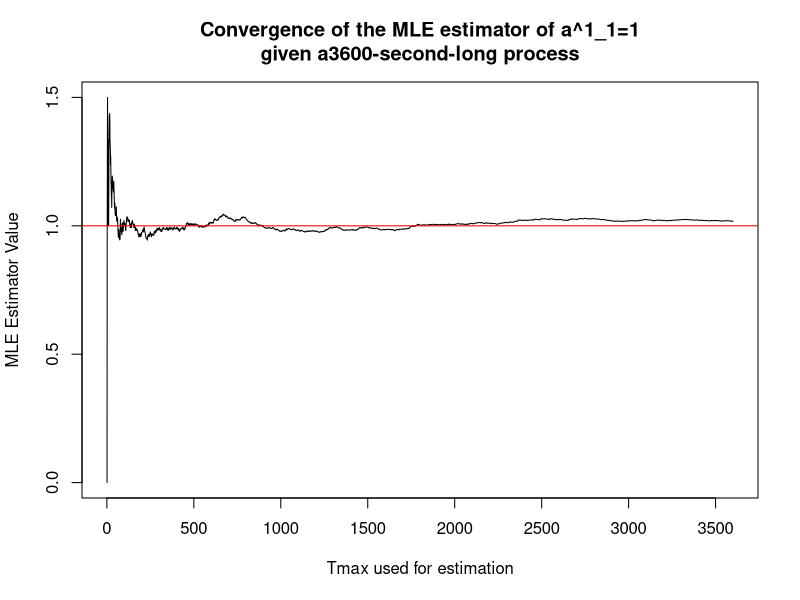
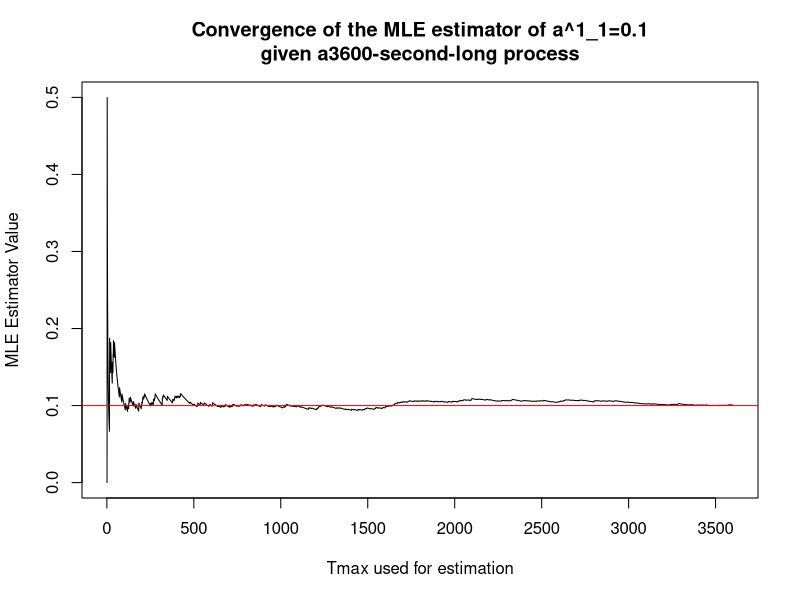
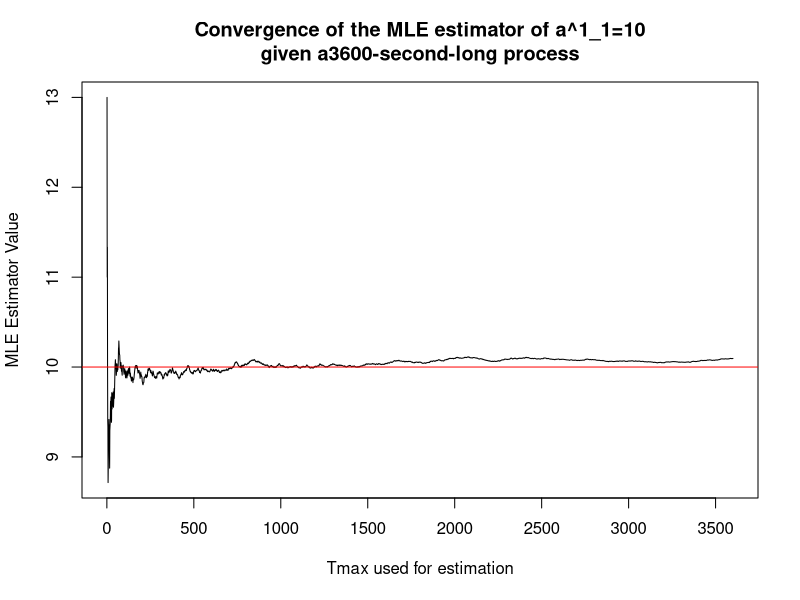

Here is the R script that generated these plots, in order:
## ---- chunk 1
knitr::opts_chunk$set(echo = TRUE)
## ---- chunk 2

compute_jump <- function(state, p_AtoD, p_StoD, p_DtoS, p_DtoA){
  ### Computes the next jump
  if (state == "A"){
    draw = rbinom(1, 1, p_AtoD)
    if (draw == 1){
      return("D")
    } else {
      return("A")
    }
  }
  if (state == "S") {
    draw = rbinom(1, 1, p_StoD)
    if (draw == 1){
      return("D")
    } else {
      return("S")
    }
  }
  # Else (State is drowsy)
  draw = runif(1, 0, 1)
  if (draw < p_DtoS){
      return("S")
    } else if (draw < p_DtoS + p_DtoA) {
      return("A")
    } else {
      return("D")
    }
}

generate_process_from_model1 <- function(x0, n, p_AtoD, p_StoD, p_DtoS, p_DtoA){
  ### Generates a process given the model 1 previously discribed
  ### x0: start state, p_AtoD: jump probability from A to D, 
  ### p_StoD: jump probability from S to D, n: process length
  if (!x0 %in% c("A","S","D")) {
    print("Wrong input for entry state x0")
    return(0)
  }
  process = c(x0)
  for (step in c(1:n)) {
    x0 = compute_jump(x0, p_AtoD, p_StoD, p_DtoS, p_DtoA)
    process = c(process, x0)
  }
  return(process)
}

## ---- chunk 3

p_AtoD = 0.4
p_StoD = 0.2
p_DtoS = 0.4 
p_DtoA = 0.4
generate_process_from_model1("A", 50, p_AtoD, p_StoD, p_DtoS, p_DtoA)
generate_process_from_model1("S", 50, p_AtoD, p_StoD, p_DtoS, p_DtoA)
generate_process_from_model1("D", 50, p_AtoD, p_StoD, p_DtoS, p_DtoA)

## ---- chunk 4

compute_estimator <- function(sequence, start_state, end_state){
  ### Computes the MLE estimator of the transition probability between
  ### <start_state> and <end_state>. 
  # Computes all transitions in the sequence
  transitions = c()
  for (i in 1:(length(sequence)-1)){
    transitions = cbind(transitions, paste(sequence[i], "-", sequence[i+1]))
  }
  counter = table(transitions)
  # Computes the number of occurences of target transition
  transition_to_check = paste(start_state, "-", end_state)
  n_transition = counter[names(counter)==transition_to_check][[1]]
  # Returns the estimator
  n = sum(counter[substr(names(counter),1,1)==start_state])
  return(round(n_transition/n, 3))
}

## ---- chunk 5

for (n in c(50, 100, 500, 1000, 5000, 10000)) {
  sequence = generate_process_from_model1("A", n, p_AtoD, p_StoD, p_DtoS, p_DtoA)
  cat("== Computing the MLE estimator with n =", n, "==\n")
  pAD = compute_estimator(sequence, "A","D")
  pSD = compute_estimator(sequence, "S","D")
  pDS = compute_estimator(sequence, "D","S")
  pDA = compute_estimator(sequence, "D","A")
  pDD = compute_estimator(sequence, "D","D")
  pAA = compute_estimator(sequence, "A","A")
  pSS = compute_estimator(sequence, "S","S")
  cat(paste("\tReal Probability\tMLE estimator\n"))
  cat(paste("P_AtoD:\t", p_AtoD, "\t\t\t", pAD, "\n"))
  cat(paste("P_StoD:\t", p_StoD, "\t\t\t", pSD, "\n"))
  cat(paste("P_DtoS:\t", p_DtoS, "\t\t\t", pDS, "\n"))
  cat(paste("P_DtoA:\t", p_DtoA, "\t\t\t", pDA, "\n"))
  cat(paste("P_DtoD:\t", 1-p_DtoS-p_DtoA, "\t\t\t", pDD, "\n"))
  cat(paste("P_AtoA:\t", 1-p_AtoD, "\t\t\t", pAA, "\n"))
  cat(paste("P_StoS:\t", 1-p_StoD, "\t\t\t", pSS, "\n\n\n"))
}

## ---- chunk 6

simulate_a11 <- function(a11, maximum_seconds){
  # Simulates a poisson process with a11 fixed (i.e. homogeneous)
  draws = c()
  maxT = 0
  while (maxT < maximum_seconds) {
    draw = rexp(1, a11)
    maxT = maxT + draw
    draws = c(draws, draw)
  }
  poisson_process = cumsum(draws)
  # Computes the estimator for a growing [0, T] window
  estimators = c()
  for (i in 1:maximum_seconds){
    n_0Tmax = length(poisson_process[poisson_process<i])
    estimators = c(estimators, (n_0Tmax/i))
  }
  plot(x=c(1:maximum_seconds), estimators, type="l", 
       main=paste("Convergence of the MLE estimator of a^1_1=",a11,"\ngiven a",
                  maximum_seconds, "-second-long process", sep=""),
       xlab="Tmax used for estimation", ylab="MLE Estimator Value")
  abline(h=a11, col="red")
  return(list("process"=poisson_process, "estimators"=estimators))
}

# We provide 3 example rates over a maximum span of time of 1 hour
a11 = 1
simulation1 = simulate_a11(a11, 3600)
  
a11 = 0.1
simulation1 = simulate_a11(a11, 3600)

a11= 10
simulation1 = simulate_a11(a11, 3600)

